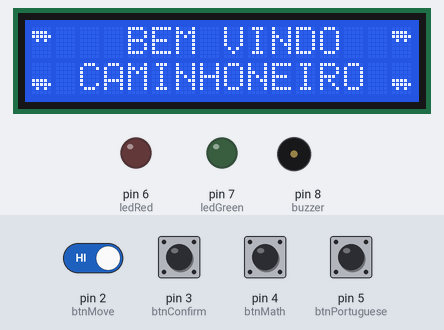
Simulated run of this sketch. Board: Arduino Uno, built with avr-gcc and run on an emulated ATmega328P. Parts: 16×2 character LCD, output pins drawn as LEDs (lit = HIGH), buzzer (waves = sounding). The test bench sets the inputs (shaded band); at power-on: pin 2 (btnMove), pin 3 (btnConfirm), pin 4 (btnMath), pin 5 (btnPortuguese) HIGH. Random numbers use the default seed unless the sketch sets one.

Above: at 5.4 s.
5.5 s: pin 4 (btnMath) pulled LOW for 0.2 s
At 7.5 s:
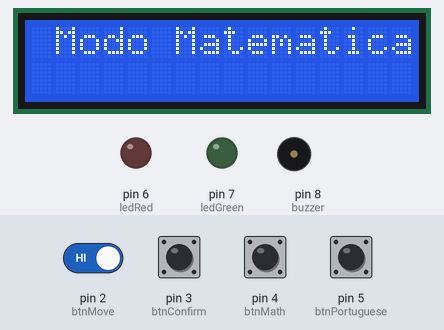
8.7 s: pin 3 (btnConfirm) pulled LOW for 0.2 s
At 9.6 s:
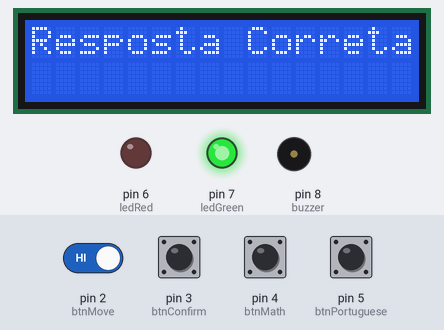
11.9 s: pin 2 (btnMove) driven LOW and pin 3 (btnConfirm) driven LOW
14.9 s: pin 5 (btnPortuguese) pulled LOW for 1 s
At 16.4 s:
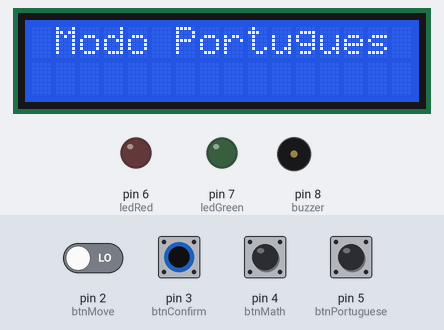
Timing chart, 0 to 25.5 s (numbered marks = the images above; inputs shaded):
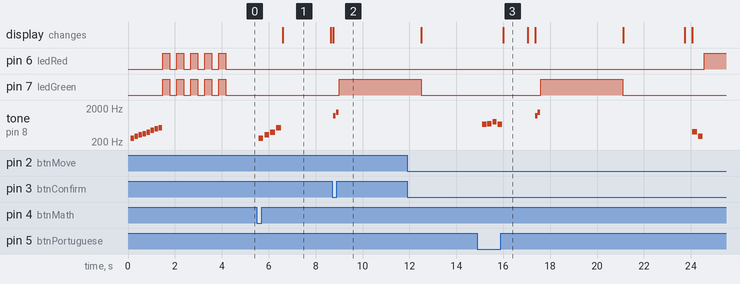

The sketch:

main.ino
```cpp
#include <Wire.h>
#include <LiquidCrystal_I2C.h>

LiquidCrystal_I2C lcd(0x27, 16, 2);

// Definição dos botões
const int btnMove = 2;       // Mover seleção(botão branco)
const int btnConfirm = 3;    // Confirmar resposta(botão verde)
const int btnMath = 4;       // Modo Matemática(botão azul)
const int btnPortuguese = 5; // Modo Português(botão amarelo)
const int ledRed = 6;        // Led Vermelho
const int ledGreen = 7;      // Led Verde
const int buzzer = 8;        //Som

byte caminhaoCima[8] = {
  B00000,
  B11110,
  B11111,
  B01010,
  B00000,
  B00000,
  B00000,
  B00000
};

byte caminhaoBaixo[8] = {
  B00000,
  B00000,
  B00000,
  B00000,
  B11110,
  B11111,
  B01010,
  B00000
};

// Variáveis do jogo
enum GameMode {MODE_MATH, MODE_PORTUGUESE};
GameMode currentMode = MODE_MATH;

int fase = 1;
int rodada = 1;
int pontos = 0;
bool aguardandoResposta = false;
unsigned long tempoInicioRodada;
bool tempoEsgotado = false;

// Variáveis para modo matemática
int respostaCorreta = 0;
int respostaErrada = 0;
bool respostaSelecionada = true;  // true = esquerda, false = direita
bool respostaCorretaEsquerda;     // true = correta está na esquerda

// Variáveis para modo português
String palavraCorreta;
String palavraErrada;
const String palavras3Letras[10] = {"ASA","GOL","MAR","SIM","OVO","SOL","UVA","MEL","FIM","GEL"};
const String palavras3LetrasErradas[10] = {"AZA","GOU","NAR","SIN","OVU","SEL","UWA","NEL","FIN","GEU"};
const String palavras4Letras[10] = {"CASA","BICO","MEIA","BOLO","TREM","BIFE","GELO","AZUL","OSSO","GATO"};
const String palavras4LetrasErradas[10] = {"CAZA","BICU","NEIA","BOLU","TREN","BIFI","JELO","ASUL","OSCO","LASO"};
const String palavras5Letras[10] = {"VOLTA","CLIMA","PRIMO","TIGRE","ACIMA","MILHO","CILIO","PLANO","PRAGA","TALCO"};
const String palavras5LetrasErradas[10] = {"VOUTA","CRIMA","PRIMU","TIRGE","ASIMA","MILIO","CILHO","PRANO","PLAGA","TAUCO"};

// Vetores de controle para palavras usadas
bool palavras3LetrasUsadas[10] = {false};
bool palavras4LetrasUsadas[10] = {false};
bool palavras5LetrasUsadas[10] = {false};

void setup() {
  pinMode(btnMove, INPUT_PULLUP);
  pinMode(btnConfirm, INPUT_PULLUP);
  pinMode(btnMath, INPUT_PULLUP);
  pinMode(btnPortuguese, INPUT_PULLUP);
  pinMode(buzzer, OUTPUT);
  pinMode(ledRed, OUTPUT);
  pinMode(ledGreen, OUTPUT);

  lcd.init();
  lcd.backlight();

  lcd.createChar(0, caminhaoCima);
  lcd.createChar(1, caminhaoBaixo);

  mostrarMensagemBoasVindas();
  randomSeed(analogRead(0));
}

void loop() {

  verificarSelecaoModo();

  if (!aguardandoResposta && fase <= (currentMode == MODE_MATH ? 4 : 3)) {
    if (rodada <= 10) {
      gerarPergunta();
      aguardandoResposta = true;
      tempoInicioRodada = millis();
      tempoEsgotado = false;
    } else {
      passarParaProximaFase();
    }
  }

  if (aguardandoResposta && !tempoEsgotado) {
    atualizarTimer();
    verificarBotoesJogo();
  }

  delay(100);
}

// --- Boas-vindas e seleção de modo ---
void mostrarMensagemBoasVindas() {
  lcd.clear();
  lcd.setCursor(0, 0);
  lcd.write(byte(0)); lcd.print("   BEM VINDO  "); lcd.write(byte(0));
  lcd.setCursor(0, 1);
  lcd.write(byte(1)); lcd.print(" CAMINHONEIRO "); lcd.write(byte(1));
  tocarSomInicioJogo();
  piscarLedsInicioFim();

  while (true) {
    if (digitalRead(btnMath) == LOW) {
      currentMode = MODE_MATH;
      somMat();
      break;
    }
    if (digitalRead(btnPortuguese) == LOW) {
      currentMode = MODE_PORTUGUESE;
      somPort();
      break;
    }
    delay(100);
  }

  lcd.clear();
  lcd.setCursor(0, 0);
  lcd.print(currentMode == MODE_MATH ? " Modo Matematica" : " Modo Portugues");
  delay(1000);
  reiniciarJogo();
}

void verificarSelecaoModo() {
  if (digitalRead(btnMath) == LOW) {
    currentMode = MODE_MATH;
    somMat();
    reiniciarJogo();
  }
  if (digitalRead(btnPortuguese) == LOW) {
    currentMode = MODE_PORTUGUESE;
    somPort();
    reiniciarJogo();
  }
}

void reiniciarJogo() {
  fase = 1;
  rodada = 1;
  pontos = 0;
  aguardandoResposta = false;

  // Reseta palavras usadas (Modo Português)
  memset(palavras3LetrasUsadas, false, sizeof(palavras3LetrasUsadas));
  memset(palavras4LetrasUsadas, false, sizeof(palavras4LetrasUsadas));
  memset(palavras5LetrasUsadas, false, sizeof(palavras5LetrasUsadas));

  lcd.clear();
  lcd.setCursor(0, 0);
  lcd.print(currentMode == MODE_MATH ? " Modo Matematica" : " Modo Portugues");
  delay(1000);
}

// --- Geração de perguntas ---
void gerarPergunta() {
  if (currentMode == MODE_MATH){
  gerarPerguntaMatematica();}
  else{ gerarPerguntaPortugues();}
}

void gerarPerguntaMatematica() {
  lcd.clear();
  int num1, num2;
  char op;
  switch(fase) {
    case 1: num1 = random(5, 50); num2 = random(5, 50); respostaCorreta = num1 + num2; op = '+'; break;
    case 2: num1 = random(20, 100); num2 = random(5, num1-4); respostaCorreta = num1 - num2; op = '-'; break;
    case 3: num1 = random(2, 10); num2 = random(2, 10); respostaCorreta = num1 * num2; op = 'x'; break;
    case 4: num2 = random(2, 10); respostaCorreta = random(2, 10); num1 = num2 * respostaCorreta; op = '/'; break;
  }
  respostaErrada = gerarRespostaErrada(respostaCorreta);

  // Exibe a conta
  lcd.setCursor(5, 0);
  lcd.print(num1);
  lcd.print(op);
  lcd.print(num2);
  lcd.print("=?");

  // Posiciona respostas aleatoriamente
  int posicaoCorreta = random(0, 2); // 0 = esquerda, 1 = direita
  respostaCorretaEsquerda = (posicaoCorreta == 0);

  if (respostaCorretaEsquerda) {
    lcd.setCursor(4, 1); lcd.print(respostaCorreta);
    lcd.setCursor(10, 1); lcd.print(respostaErrada);
  } else {
    lcd.setCursor(4, 1); lcd.print(respostaErrada);
    lcd.setCursor(10, 1); lcd.print(respostaCorreta);
  }

  respostaSelecionada = true; // Começa selecionando a esquerda
  mostrarSelecao();
}

int gerarRespostaErrada(int correta) {
  int e;
  do {
    int var = random(1, 6);
    e = correta + (random(0, 2) ? var : -var);
  } while(e <= 0 || e == correta);
  return e;
}

void gerarPerguntaPortugues() {
  lcd.clear();
  int i = random(0, 10);
  bool palavraUsada = true;

  while (palavraUsada) {
    palavraUsada = false;
    i = random(0, 10);

    switch(fase) {
      case 1:
        if (!palavras3LetrasUsadas[i]) {
          palavraCorreta = palavras3Letras[i];
          palavraErrada = palavras3LetrasErradas[i];
          palavras3LetrasUsadas[i] = true;
          palavraUsada = false;
        } else {
          palavraUsada = true;
        }
        break;
      case 2:
        if (!palavras4LetrasUsadas[i]) {
          palavraCorreta = palavras4Letras[i];
          palavraErrada = palavras4LetrasErradas[i];
          palavras4LetrasUsadas[i] = true;
          palavraUsada = false;
        } else {
          palavraUsada = true;
        }
        break;
      case 3:
        if (!palavras5LetrasUsadas[i]) {
          palavraCorreta = palavras5Letras[i];
          palavraErrada = palavras5LetrasErradas[i];
          palavras5LetrasUsadas[i] = true;
          palavraUsada = false;
        } else {
          palavraUsada = true;
        }
        break;
    }
  }

  lcd.setCursor(3, 0);
  lcd.print("QUAL A CERTA?");

  // Posiciona palavras aleatoriamente
  int posicaoCorreta = random(0, 2);
  respostaCorretaEsquerda = (posicaoCorreta == 0);

  if (respostaCorretaEsquerda) {
    lcd.setCursor(3, 1); lcd.print(palavraCorreta);
    lcd.setCursor(10, 1); lcd.print(palavraErrada);
  } else {
    lcd.setCursor(3, 1); lcd.print(palavraErrada);
    lcd.setCursor(10, 1); lcd.print(palavraCorreta);
  }

  respostaSelecionada = true; // Começa selecionando a esquerda
  mostrarSelecao();
}

// --- Seleção do caminhão ---
void mostrarSelecao() {
  lcd.setCursor(2, 1); lcd.print(' ');
  lcd.setCursor(9, 1); lcd.print(' ');
  int col = respostaSelecionada ? 2 : 9;
  lcd.setCursor(col, 1);
  lcd.write(byte(0));
}

// --- Timer e botões ---
void atualizarTimer() {
  unsigned long t = millis() - tempoInicioRodada;
  unsigned long lim = (currentMode == MODE_MATH ? (unsigned long[]){60000, 75000, 90000, 105000}[fase-1] : (unsigned long[]){45000, 60000, 75000}[fase-1]);

  if (t >= lim) {
    tempoEsgotado = true;
    lcd.setCursor(0, 0); lcd.print("0 ");
    verificarResposta();
  } else {
    lcd.setCursor(0, 0);
    lcd.print((lim - t) / 1000);
    lcd.print(" ");
  }
}

void verificarBotoesJogo() {
  if (digitalRead(btnMove) == LOW) {
    respostaSelecionada = !respostaSelecionada;
    mostrarSelecao();
    delay(300);
  }
  if (digitalRead(btnConfirm) == LOW) {
    verificarResposta();
    delay(500);
  }
}

void verificarResposta() {
  aguardandoResposta = false;
  lcd.clear();
  lcd.setCursor(0, 0);

  bool acertou = (respostaSelecionada == respostaCorretaEsquerda);

  if (tempoEsgotado) {
    lcd.print(" TEMPO ESGOTADO!");
    tocarSomErro();
    ligaLedVermelho();

  } else if (acertou) {
    lcd.print("Resposta Correta");
    pontos++;
    tocarSomCorreto();
    ligaLedVerde();

  } else {
    lcd.print("Resposta Errada");
    tocarSomErro();
    ligaLedVermelho();

  }

  lcd.setCursor(4, 1);
  lcd.print("PONTOS:"); lcd.print(pontos);
  rodada++;
  delay(2000);
}

void passarParaProximaFase() {
  fase++;
  rodada = 1;
  int maxF = (currentMode == MODE_MATH ? 4 : 3);

  if (fase > maxF) {
    lcd.clear();
    lcd.setCursor(0, 0); lcd.print("  Fim do Jogo!");
    tocarSomFimDeJogo();
    piscarLedsInicioFim();
    lcd.setCursor(0, 1); lcd.print(" Acertos: "); lcd.print(pontos); lcd.print("/"); lcd.print(maxF * 10);

    while (digitalRead(btnConfirm) == HIGH) {
      delay(100);
    }

    currentMode = MODE_MATH;
    fase = 1;
    aguardandoResposta = false;
    mostrarMensagemBoasVindas();
    randomSeed(analogRead(0));
  } else {
    lcd.clear();
    lcd.setCursor(0, 0); lcd.print(" Proxima Fase: "); lcd.print(fase);
    lcd.setCursor(0, 1); lcd.print(" Pressione MOVE");

    while (digitalRead(btnMove) == HIGH) {
      delay(100);
    }

    delay(200);
  }
}

void tocarSomCorreto() {
    tone(buzzer, 1200, 100); // nota aguda
  delay(120);
  tone(buzzer, 1500, 100); // mais aguda ainda
  delay(120);
  noTone(buzzer);
}

void tocarSomErro() {
 tone(buzzer, 400, 200); // tom grave
  delay(250);
  tone(buzzer, 300, 200); // mais grave
  delay(250);
  noTone(buzzer);
}

void somPort(){
  int melodia[] = {659, 698, 784, 659}; // mi, fá, sol, mi
  int duracao = 180;

  for (int i = 0; i < 4; i++) {
    tone(buzzer, melodia[i], duracao);
    delay(duracao + 40);
  }
  noTone(buzzer);
}

void somMat(){
int melodia[] = {262, 330, 392, 523}; // dó, mi, sol, dó (agudo)
  int duracao = 200;

  for (int i = 0; i < 4; i++) {
    tone(buzzer, melodia[i], duracao);
    delay(duracao + 50);
  }
  noTone(buzzer);
}

void tocarSomFimDeJogo() {
  int notas[] = {523, 494, 440, 392, 349, 330, 294, 262}; // Dó a Dó descendente (C5 a C4)
  for (int i = 0; i < 8; i++) {
    tone(buzzer, notas[i], 150);
    delay(170);
  }
  delay(200);
  tone(buzzer, 262, 100); // Dó
  delay(100);
  tone(buzzer, 392, 100); // Sol
  delay(100);
  tone(buzzer, 523, 300); // Dó (mais agudo)
  delay(320);
  noTone(buzzer);
}

void tocarSomInicioJogo() {
  int notas[] = {262, 294, 330, 349, 392, 440, 494, 523}; // Dó a Dó (C4 a C5)
  for (int i = 0; i < 8; i++) {
    tone(buzzer, notas[i], 150);
    delay(170);
  }
  noTone(buzzer);
}

void ligaLedVermelho(){
  digitalWrite(ledRed, HIGH);
  delay(3500);
  digitalWrite(ledRed, LOW);
  }

void ligaLedVerde(){
  digitalWrite(ledGreen, HIGH);
  delay(3500);
    digitalWrite(ledGreen, LOW);
  }

void piscarLedsInicioFim() {
  for (int i = 0; i < 5; i++) {
    digitalWrite(ledRed, HIGH);
    digitalWrite(ledGreen, HIGH);
    delay(300);
    digitalWrite(ledRed, LOW);
    digitalWrite(ledGreen, LOW);
    delay(300);
  }
}
```

Measured:
- after the input at 5.5 s, tone on pin 8 (buzzer): plays 262 Hz for 0.20 s, 330 Hz for 0.20 s, 392 Hz for 0.20 s, 523 Hz for 0.20 s, starting after 0.08 s; the display: changes after 1.1 s (image 1)
- after the input at 8.7 s, pin 7 (ledGreen): LOW → HIGH after 0.30 s; tone on pin 8 (buzzer): silent → 1200 Hz after 0.06 s, → silent 0.10 s later, → 1500 Hz 0.02 s later, → silent 0.10 s later
- what the display in image 1 shows lasts 2.0 s, from 6.6 s to 8.6 s
- what the display in image 3 shows lasts 1.0 s, from 16.0 s to 17.0 s
